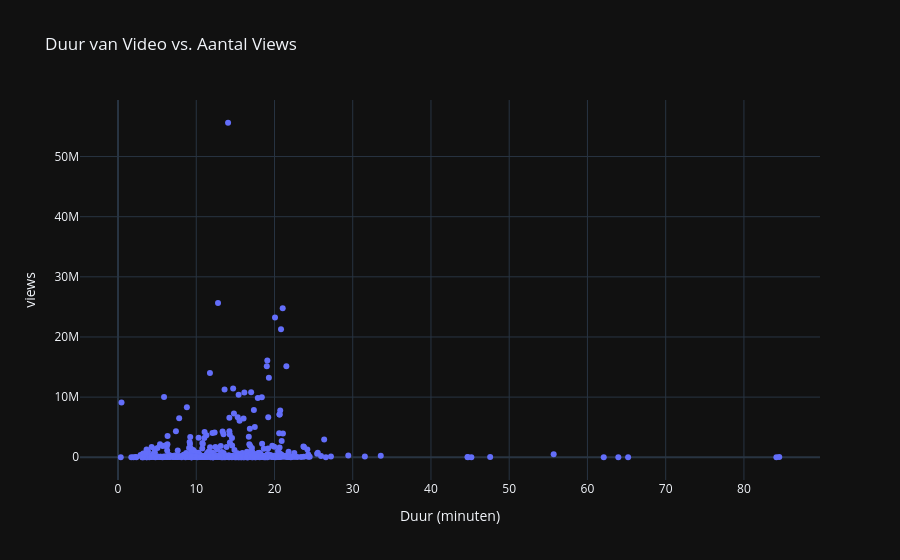

The cell this chart's notebook holds for it:
### Markdown cell above
##### In deze heatmap is te concluderen dat er erg hoge correlatie is tussen alle factoren.

### Code cell
# Duur omzetten naar minuten (veronderstel dat de duur in de vorm van "HH:MM:SS" is)
df['duration_seconds'] = pd.to_timedelta(df['duration']).dt.total_seconds() / 60  # Omzetten naar minuten

# Scatterplot voor Duur vs. Views
fig = px.scatter(df, x='duration_seconds', y='views', title='Duur van Video vs. Aantal Views', labels={'duration_seconds': 'Duur (minuten)'})
fig.show()

### Figure 1 — Plotly figure (JSON) as saved in the notebook; plotly's stock layout.template omitted (floating-point values rounded to 4 significant figures; data arrays with more than 128 entries replaced by an {"elided": "..."} marker saying what was removed)
{"data": [{"hovertemplate": "Duur (minuten)=%{x}<br>views=%{y}<extra></extra>", "legendgroup": "", "marker": {"color": "#636efa", "symbol": "circle"}, "mode": "markers", "name": "", "orientation": "v", "showlegend": false, "x": {"elided": "600 float values"}, "xaxis": "x", "y": {"elided": "600 int values"}, "yaxis": "y", "type": "scatter"}], "layout": {"xaxis": {"anchor": "y", "domain": [0.0, 1.0], "title": {"text": "Duur (minuten)"}}, "yaxis": {"anchor": "x", "domain": [0.0, 1.0], "title": {"text": "views"}}, "legend": {"tracegroupgap": 0}, "title": {"text": "Duur van Video vs. Aantal Views"}}}
